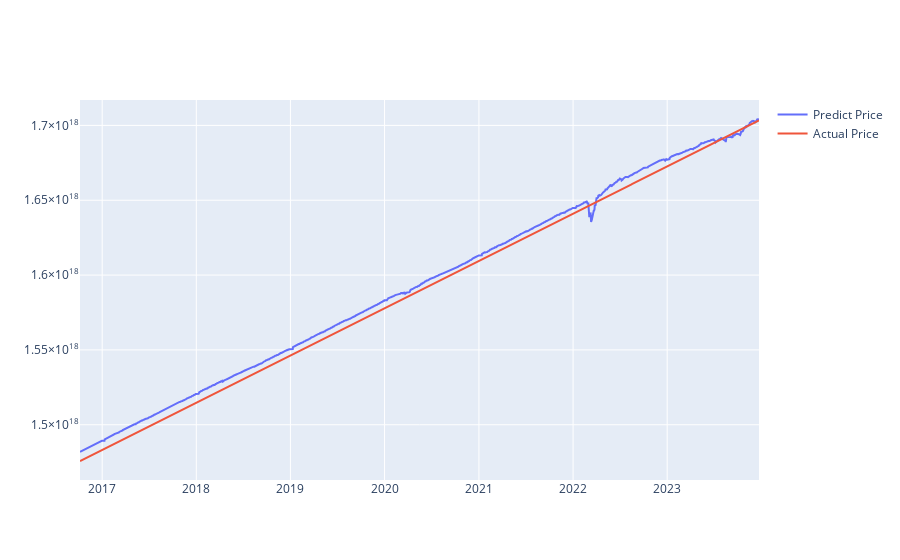

Source (notebook cell):
### Markdown cell above
#### Plot predicted and actual line graph with X=dates, Y=USD

### Code cell
predict_chart = go.Scatter(x=predictDates, y=yhat_reshape, name= 'Predict Price')
actual_chart = go.Scatter(x=predictDates, y=testY_reshape, name= 'Actual Price')
py.iplot([predict_chart, actual_chart])

### Figure 1 — Plotly figure (JSON) as saved in the notebook; plotly's stock layout.template omitted (floating-point values rounded to 4 significant figures; data arrays with more than 128 entries replaced by an {"elided": "..."} marker saying what was removed)
{"data": [{"name": "Predict Price", "type": "scatter", "x": {"elided": "1781 str values"}, "y": {"elided": "1781 int values"}}, {"name": "Actual Price", "type": "scatter", "x": {"elided": "1781 str values"}, "y": {"elided": "1781 int values"}}], "layout": {}}
